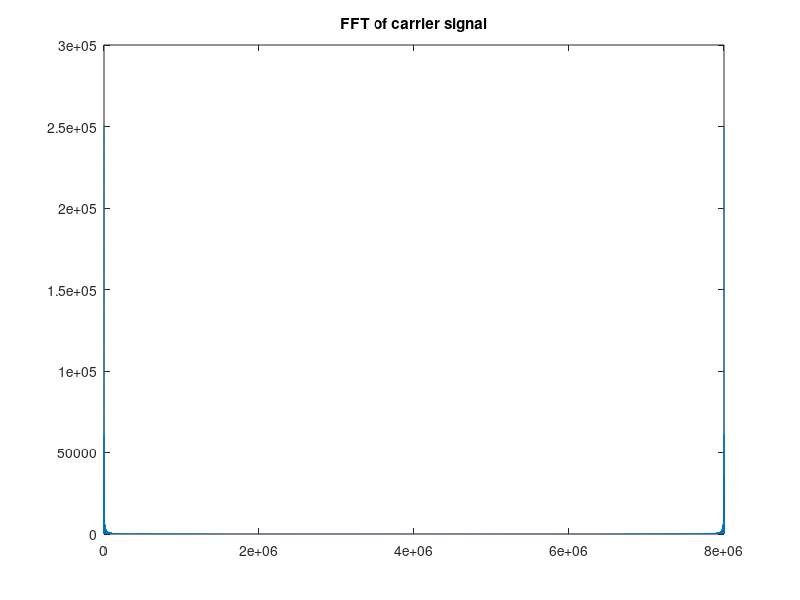
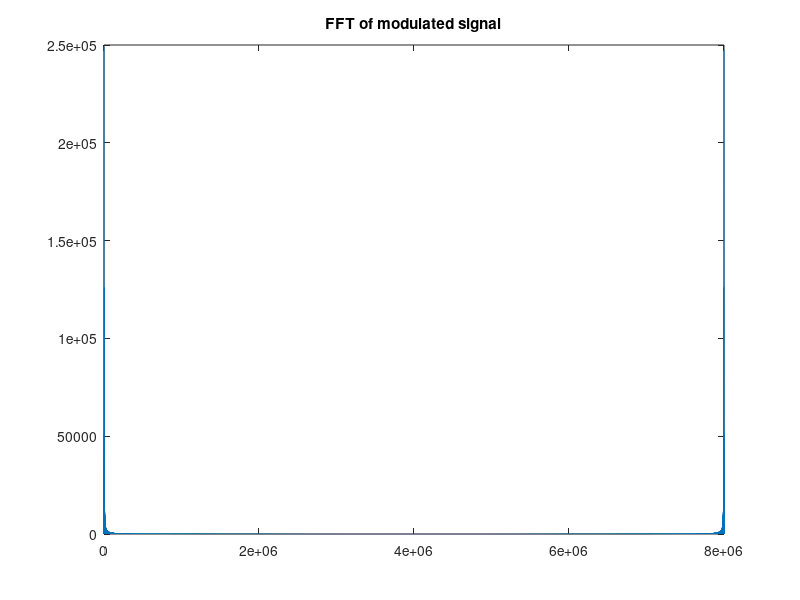
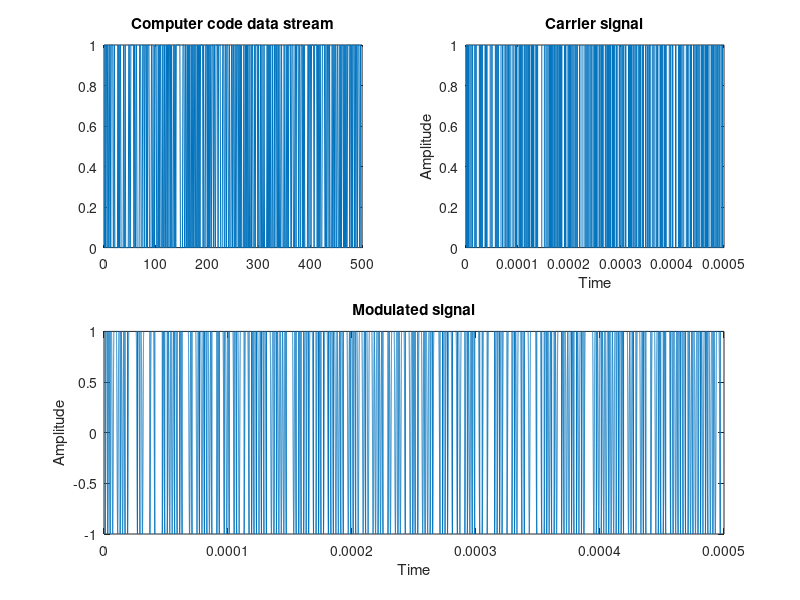

Write the MATLAB code that produced these figures, in order.
% Simulation for CyberAttk. Computer virus simulation signal modulation
close all;
clear;

%%% adjuste according to the actual situation %%%
%%%%%%%%%%%%%%%%%%%%%%%%%%%%%%%%%%%%%%%%%%%
fs=1e9; % sampling frequecy
fc=120e9; % center freq: 120 GHz - THz radar transmitter
bitRate=1e6; % data rate
numBits=500; % % number of binary digits
zeropad=16; % zero-padding
%%%%%%%%%%%%%%%%%%%%%%%%%%%%%%%%%%%%%%%%%%%

%% Step 1: Generate a random stream of computer code data to simulate a virus
% code data generation
data_binary=randi([0 1],numBits,1);  % generate random binary data

%disp(code_data);

% calculate the duration and number of samples per bit
bitDuration=1/bitRate;
numSamplesBit=round(bitDuration*fs);

%% Step 2: Generate a carrier signal
t=(0:numBits*numSamplesBit-1)/fs;
carrierSig=zeros(1,length(t));

% figure;
% plot(carrierSig)

for i=1:numBits
    bit=data_binary(i);
    carrierSig((i-1)*numSamplesBit+1:i*numSamplesBit)=bit;
end

% FFT
FFTc=fft(carrierSig,length(carrierSig)*zeropad);
figure;
plot(abs(FFTc));
title('FFT of carrier signal')

%% Step 3: FSK modulation
deltaF=bitRate/2; % frequecy shift
modulatedSig=cos(2*pi*(fc+deltaF*carrierSig).*t);

% FFT
FFTm=fft(modulatedSig,length(carrierSig)*zeropad);
figure;
plot(abs(FFTm));
title('FFT of modulated signal')

%% Print figures...
figure;
subplot(2,2,1);
plot(data_binary);
title('Computer code data stream');
subplot(2,2,2);
plot(t,carrierSig);
xlabel('Time');
ylabel('Amplitude');
title('Carrier signal');
subplot(2,2,3:4);
plot(t,modulatedSig);
xlabel('Time');
ylabel('Amplitude');
title('Modulated signal');

%disp('Mission completed!');
